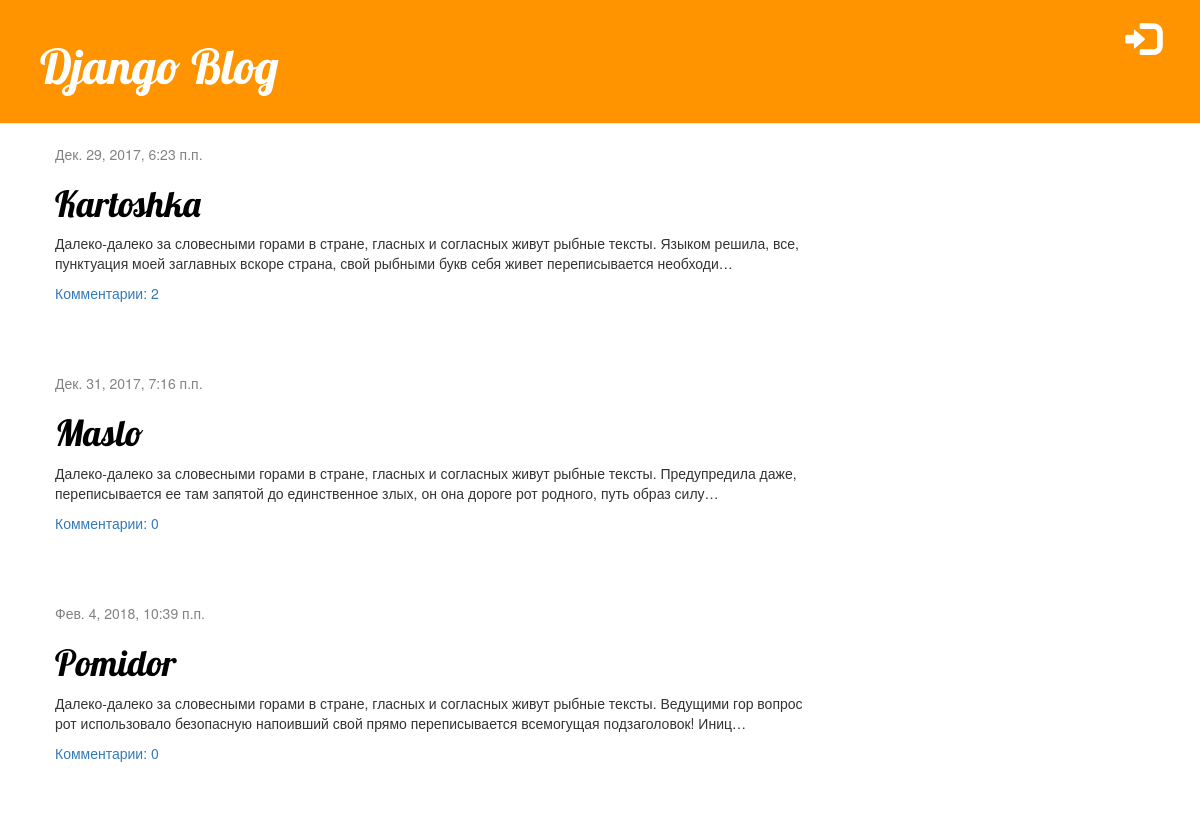
The page / on the database its author committed.
### blog/models.py (models this page shows, shortened)
class Post(models.Model):
    author = models.ForeignKey('auth.User')
    title = models.CharField(max_length=200)
    text = models.TextField()
    created_date = models.DateTimeField(
            default=timezone.now)
    published_date = models.DateTimeField(
            blank=True, null=True)
    views = models.IntegerField(default=0)
    def approved_comments(self):
        return self.comments.filter(approved_comment=True)

### blog/views.py (the view)
# urls.py: url(r'^$', views.post_list, name='post_list'),
def post_list(request):
    posts = Post.objects.filter(published_date__lte=timezone.now()).order_by('published_date')
    return render(request, 'blog/post_list.html', {'posts': posts})

### blog/templates/blog/post_list.html
{% extends 'blog/base.html' %}
{% block content %}
    {% for post in posts %}
        <div class="post">
            <div class="date">
                {{ post.published_date }}
            </div>
            <h1><a href="{% url 'post_detail' pk=post.pk %}">{{ post.title }}</a></h1>
            <p>{{ post.text|truncatechars:200|linebreaksbr }}</p>
            <a href="{% url 'post_detail' pk=post.pk %}">Комментарии: {{ post.approved_comments.count }}</a>
        </div>
    {% endfor %}
{% endblock %}

### blog/templates/blog/base.html (shortened to what this page needs)
{% load staticfiles %}
<html>
    <head>
        <link rel="stylesheet" href="//maxcdn.bootstrapcdn.com/bootstrap/3.2.0/css/bootstrap.min.css">
        <link rel="stylesheet" href="//maxcdn.bootstrapcdn.com/bootstrap/3.2.0/css/bootstrap-theme.min.css">
        <link rel="stylesheet" href="{% static 'css/blog.css' %}">
    </head>
    <body>
        <div class="page-header">
            {% if user.is_authenticated %}
                <a href="{% url 'logout' %}" class="top-menu"><span class="glyphicon glyphicon-log-out"></span></a>
                <a href="{% url 'post_new' %}" class="top-menu"><span class="glyphicon glyphicon-plus"></span></a>
                <a href="{% url 'post_draft_list' %}" class="top-menu"><span class="glyphicon glyphicon-edit"></span></a>
                <a href="{% url 'post_favorites' %}" class="top-menu"><span class="glyphicon glyphicon-star"></span></a>
                <p class="top-menu">{{ user.get_username }}</p>
            {% else %}
                <a href="{% url 'login' %}" class="top-menu"><span class="glyphicon glyphicon-log-in"></span></a>
            {% endif %}
            <h1><a href="/">Django Blog</a></h1>
        </div>
        <div class="content container">
            <div class="row">
                <div class="col-md-8">
                    {% block content %}
                    {% endblock %}
                </div>
            </div>
        </div>
    </body>
</html>

### blog/static/css/blog.css (style rules this page uses)
h1 a { color: #FCA205; font-family: 'Lobster'; }
.page-header { background-color: #ff9400; margin-top: 0; padding: 20px 20px 20px 40px; }
.page-header h1, .page-header h1 a, .page-header h1 a:visited, .page-header h1 a:active { color: #ffffff; font-size: 36pt; text-decoration: none; }
.content { margin-left: 40px; }
h1, h2, h3, h4 { font-family: 'Lobster', cursive; }
.date { color: #828282; }
.top-menu, .top-menu:hover, .top-menu:visited { color: #ffffff; float: right; font-size: 26pt; margin-right: 20px; }
.post { margin-bottom: 70px; }
.post h1 a, .post h1 a:visited { color: #000000; }

### rows shown on the page
Post: published_date "Дек. 29, 2017, 6:23 п.п.", title "Kartoshka", text "Далеко-далеко за словесными горами в стране, гласных и согласных живут рыбные тексты. Языком решила, все, пунктуация моей заглавных вскоре страна, свой рыбными букв себя живет переписывается необходи…", approved_comments.count "2"
Post: published_date "Дек. 31, 2017, 7:16 п.п.", title "Maslo", text "Далеко-далеко за словесными горами в стране, гласных и согласных живут рыбные тексты. Предупредила даже, переписывается ее там запятой до единственное злых, он она дороге рот родного, путь образ силу…", approved_comments.count "0"
Post: published_date "Фев. 4, 2018, 10:39 п.п.", title "Pomidor", text "Далеко-далеко за словесными горами в стране, гласных и согласных живут рыбные тексты. Ведущими гор вопрос рот использовало безопасную напоивший свой прямо переписывается всемогущая подзаголовок! Иниц…", approved_comments.count "0"
